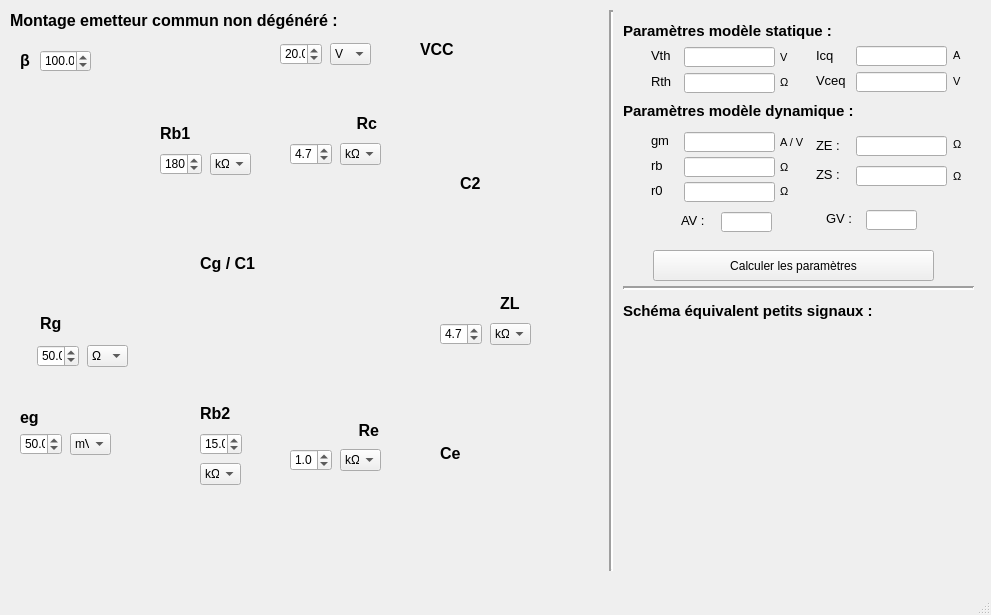
<?xml version="1.0" encoding="UTF-8"?>
<ui version="4.0">
 <class>MainWindow</class>
 <widget class="QMainWindow" name="MainWindow">
  <property name="geometry">
   <rect>
    <x>0</x>
    <y>0</y>
    <width>991</width>
    <height>615</height>
   </rect>
  </property>
  <property name="windowTitle">
   <string>Calculus transistor - emetteur commun non dégénéré</string>
  </property>
  <widget class="QWidget" name="centralwidget">
   <widget class="QDoubleSpinBox" name="Rb1_V">
    <property name="geometry">
     <rect>
      <x>160</x>
      <y>153</y>
      <width>42</width>
      <height>22</height>
     </rect>
    </property>
    <property name="decimals">
     <number>1</number>
    </property>
    <property name="minimum">
     <double>0.100000000000000</double>
    </property>
    <property name="maximum">
     <double>1000.000000000000000</double>
    </property>
    <property name="singleStep">
     <double>0.100000000000000</double>
    </property>
    <property name="value">
     <double>180.000000000000000</double>
    </property>
   </widget>
   <widget class="QComboBox" name="Rb1_E">
    <property name="geometry">
     <rect>
      <x>210</x>
      <y>153</y>
      <width>41</width>
      <height>22</height>
     </rect>
    </property>
    <property name="currentIndex">
     <number>3</number>
    </property>
    <item>
     <property name="text">
      <string>µΩ</string>
     </property>
    </item>
    <item>
     <property name="text">
      <string>mΩ</string>
     </property>
    </item>
    <item>
     <property name="text">
      <string>Ω</string>
     </property>
    </item>
    <item>
     <property name="text">
      <string>kΩ</string>
     </property>
    </item>
    <item>
     <property name="text">
      <string>MΩ</string>
     </property>
    </item>
    <item>
     <property name="text">
      <string>GΩ</string>
     </property>
    </item>
   </widget>
   <widget class="QDoubleSpinBox" name="Rb2_V">
    <property name="geometry">
     <rect>
      <x>200</x>
      <y>433</y>
      <width>42</width>
      <height>22</height>
     </rect>
    </property>
    <property name="decimals">
     <number>1</number>
    </property>
    <property name="minimum">
     <double>0.100000000000000</double>
    </property>
    <property name="maximum">
     <double>1000.000000000000000</double>
    </property>
    <property name="singleStep">
     <double>0.100000000000000</double>
    </property>
    <property name="value">
     <double>15.000000000000000</double>
    </property>
   </widget>
   <widget class="QComboBox" name="Rb2_E">
    <property name="geometry">
     <rect>
      <x>200</x>
      <y>463</y>
      <width>41</width>
      <height>22</height>
     </rect>
    </property>
    <property name="currentIndex">
     <number>3</number>
    </property>
    <item>
     <property name="text">
      <string>µΩ</string>
     </property>
    </item>
    <item>
     <property name="text">
      <string>mΩ</string>
     </property>
    </item>
    <item>
     <property name="text">
      <string>Ω</string>
     </property>
    </item>
    <item>
     <property name="text">
      <string>kΩ</string>
     </property>
    </item>
    <item>
     <property name="text">
      <string>MΩ</string>
     </property>
    </item>
    <item>
     <property name="text">
      <string>GΩ</string>
     </property>
    </item>
   </widget>
   <widget class="QDoubleSpinBox" name="Re_V">
    <property name="geometry">
     <rect>
      <x>290</x>
      <y>449</y>
      <width>42</width>
      <height>22</height>
     </rect>
    </property>
    <property name="decimals">
     <number>1</number>
    </property>
    <property name="minimum">
     <double>0.100000000000000</double>
    </property>
    <property name="maximum">
     <double>1000.000000000000000</double>
    </property>
    <property name="singleStep">
     <double>0.100000000000000</double>
    </property>
    <property name="value">
     <double>1.000000000000000</double>
    </property>
   </widget>
   <widget class="QComboBox" name="Re_E">
    <property name="geometry">
     <rect>
      <x>340</x>
      <y>449</y>
      <width>41</width>
      <height>22</height>
     </rect>
    </property>
    <property name="currentIndex">
     <number>3</number>
    </property>
    <item>
     <property name="text">
      <string>µΩ</string>
     </property>
    </item>
    <item>
     <property name="text">
      <string>mΩ</string>
     </property>
    </item>
    <item>
     <property name="text">
      <string>Ω</string>
     </property>
    </item>
    <item>
     <property name="text">
      <string>kΩ</string>
     </property>
    </item>
    <item>
     <property name="text">
      <string>MΩ</string>
     </property>
    </item>
    <item>
     <property name="text">
      <string>GΩ</string>
     </property>
    </item>
   </widget>
   <widget class="QDoubleSpinBox" name="Rc_V">
    <property name="geometry">
     <rect>
      <x>290</x>
      <y>143</y>
      <width>42</width>
      <height>22</height>
     </rect>
    </property>
    <property name="decimals">
     <number>1</number>
    </property>
    <property name="minimum">
     <double>0.100000000000000</double>
    </property>
    <property name="maximum">
     <double>1000.000000000000000</double>
    </property>
    <property name="singleStep">
     <double>0.100000000000000</double>
    </property>
    <property name="value">
     <double>4.700000000000000</double>
    </property>
   </widget>
   <widget class="QComboBox" name="Rc_E">
    <property name="geometry">
     <rect>
      <x>340</x>
      <y>143</y>
      <width>41</width>
      <height>22</height>
     </rect>
    </property>
    <property name="currentIndex">
     <number>3</number>
    </property>
    <item>
     <property name="text">
      <string>µΩ</string>
     </property>
    </item>
    <item>
     <property name="text">
      <string>mΩ</string>
     </property>
    </item>
    <item>
     <property name="text">
      <string>Ω</string>
     </property>
    </item>
    <item>
     <property name="text">
      <string>kΩ</string>
     </property>
    </item>
    <item>
     <property name="text">
      <string>MΩ</string>
     </property>
    </item>
    <item>
     <property name="text">
      <string>GΩ</string>
     </property>
    </item>
   </widget>
   <widget class="QDoubleSpinBox" name="ZL_V">
    <property name="geometry">
     <rect>
      <x>440</x>
      <y>323</y>
      <width>42</width>
      <height>22</height>
     </rect>
    </property>
    <property name="decimals">
     <number>1</number>
    </property>
    <property name="minimum">
     <double>0.100000000000000</double>
    </property>
    <property name="maximum">
     <double>1000.000000000000000</double>
    </property>
    <property name="singleStep">
     <double>0.100000000000000</double>
    </property>
    <property name="value">
     <double>4.700000000000000</double>
    </property>
   </widget>
   <widget class="QComboBox" name="ZL_E">
    <property name="geometry">
     <rect>
      <x>490</x>
      <y>323</y>
      <width>41</width>
      <height>22</height>
     </rect>
    </property>
    <property name="currentIndex">
     <number>3</number>
    </property>
    <item>
     <property name="text">
      <string>µΩ</string>
     </property>
    </item>
    <item>
     <property name="text">
      <string>mΩ</string>
     </property>
    </item>
    <item>
     <property name="text">
      <string>Ω</string>
     </property>
    </item>
    <item>
     <property name="text">
      <string>kΩ</string>
     </property>
    </item>
    <item>
     <property name="text">
      <string>MΩ</string>
     </property>
    </item>
    <item>
     <property name="text">
      <string>GΩ</string>
     </property>
    </item>
   </widget>
   <widget class="QDoubleSpinBox" name="Rg_V">
    <property name="geometry">
     <rect>
      <x>37</x>
      <y>345</y>
      <width>42</width>
      <height>22</height>
     </rect>
    </property>
    <property name="decimals">
     <number>1</number>
    </property>
    <property name="minimum">
     <double>0.100000000000000</double>
    </property>
    <property name="maximum">
     <double>1000.000000000000000</double>
    </property>
    <property name="singleStep">
     <double>0.100000000000000</double>
    </property>
    <property name="value">
     <double>50.000000000000000</double>
    </property>
   </widget>
   <widget class="QComboBox" name="Rg_E">
    <property name="geometry">
     <rect>
      <x>87</x>
      <y>345</y>
      <width>41</width>
      <height>22</height>
     </rect>
    </property>
    <property name="currentIndex">
     <number>2</number>
    </property>
    <item>
     <property name="text">
      <string>µΩ</string>
     </property>
    </item>
    <item>
     <property name="text">
      <string>mΩ</string>
     </property>
    </item>
    <item>
     <property name="text">
      <string>Ω</string>
     </property>
    </item>
    <item>
     <property name="text">
      <string>kΩ</string>
     </property>
    </item>
    <item>
     <property name="text">
      <string>MΩ</string>
     </property>
    </item>
    <item>
     <property name="text">
      <string>GΩ</string>
     </property>
    </item>
   </widget>
   <widget class="QComboBox" name="eg_E">
    <property name="geometry">
     <rect>
      <x>70</x>
      <y>433</y>
      <width>41</width>
      <height>22</height>
     </rect>
    </property>
    <property name="editable">
     <bool>false</bool>
    </property>
    <property name="currentIndex">
     <number>0</number>
    </property>
    <item>
     <property name="text">
      <string>mV</string>
     </property>
    </item>
    <item>
     <property name="text">
      <string>V</string>
     </property>
    </item>
   </widget>
   <widget class="QDoubleSpinBox" name="eg_V">
    <property name="geometry">
     <rect>
      <x>20</x>
      <y>433</y>
      <width>42</width>
      <height>22</height>
     </rect>
    </property>
    <property name="decimals">
     <number>1</number>
    </property>
    <property name="minimum">
     <double>0.100000000000000</double>
    </property>
    <property name="maximum">
     <double>1000.000000000000000</double>
    </property>
    <property name="singleStep">
     <double>0.100000000000000</double>
    </property>
    <property name="value">
     <double>50.000000000000000</double>
    </property>
   </widget>
   <widget class="QComboBox" name="Vcc_E">
    <property name="geometry">
     <rect>
      <x>330</x>
      <y>43</y>
      <width>41</width>
      <height>22</height>
     </rect>
    </property>
    <property name="currentIndex">
     <number>1</number>
    </property>
    <item>
     <property name="text">
      <string>mV</string>
     </property>
    </item>
    <item>
     <property name="text">
      <string>V</string>
     </property>
    </item>
   </widget>
   <widget class="QDoubleSpinBox" name="Vcc_V">
    <property name="geometry">
     <rect>
      <x>280</x>
      <y>43</y>
      <width>42</width>
      <height>22</height>
     </rect>
    </property>
    <property name="decimals">
     <number>1</number>
    </property>
    <property name="minimum">
     <double>0.100000000000000</double>
    </property>
    <property name="maximum">
     <double>1000.000000000000000</double>
    </property>
    <property name="singleStep">
     <double>0.100000000000000</double>
    </property>
    <property name="value">
     <double>20.000000000000000</double>
    </property>
   </widget>
   <widget class="QLabel" name="label">
    <property name="geometry">
     <rect>
      <x>110</x>
      <y>23</y>
      <width>451</width>
      <height>581</height>
     </rect>
    </property>
    <property name="text">
     <string/>
    </property>
    <property name="pixmap">
     <pixmap>../images/EC_amplifier.gif</pixmap>
    </property>
   </widget>
   <widget class="QLabel" name="label_2">
    <property name="geometry">
     <rect>
      <x>420</x>
      <y>43</y>
      <width>47</width>
      <height>13</height>
     </rect>
    </property>
    <property name="font">
     <font>
      <family>Arial</family>
      <pointsize>12</pointsize>
      <weight>75</weight>
      <bold>true</bold>
     </font>
    </property>
    <property name="text">
     <string>VCC</string>
    </property>
   </widget>
   <widget class="QLabel" name="label_3">
    <property name="geometry">
     <rect>
      <x>20</x>
      <y>407</y>
      <width>47</width>
      <height>20</height>
     </rect>
    </property>
    <property name="font">
     <font>
      <family>Arial</family>
      <pointsize>12</pointsize>
      <weight>75</weight>
      <bold>true</bold>
     </font>
    </property>
    <property name="text">
     <string>eg</string>
    </property>
   </widget>
   <widget class="QLabel" name="label_4">
    <property name="geometry">
     <rect>
      <x>200</x>
      <y>253</y>
      <width>61</width>
      <height>21</height>
     </rect>
    </property>
    <property name="font">
     <font>
      <family>Arial</family>
      <pointsize>12</pointsize>
      <weight>75</weight>
      <bold>true</bold>
     </font>
    </property>
    <property name="text">
     <string>Cg / C1</string>
    </property>
   </widget>
   <widget class="QLabel" name="label_5">
    <property name="geometry">
     <rect>
      <x>160</x>
      <y>123</y>
      <width>47</width>
      <height>21</height>
     </rect>
    </property>
    <property name="font">
     <font>
      <family>Arial</family>
      <pointsize>12</pointsize>
      <weight>75</weight>
      <bold>true</bold>
     </font>
    </property>
    <property name="text">
     <string>Rb1</string>
    </property>
   </widget>
   <widget class="QLabel" name="label_6">
    <property name="geometry">
     <rect>
      <x>200</x>
      <y>403</y>
      <width>47</width>
      <height>21</height>
     </rect>
    </property>
    <property name="font">
     <font>
      <family>Arial</family>
      <pointsize>12</pointsize>
      <weight>75</weight>
      <bold>true</bold>
     </font>
    </property>
    <property name="text">
     <string>Rb2</string>
    </property>
   </widget>
   <widget class="QLabel" name="label_7">
    <property name="geometry">
     <rect>
      <x>332</x>
      <y>420</y>
      <width>47</width>
      <height>21</height>
     </rect>
    </property>
    <property name="font">
     <font>
      <family>Arial</family>
      <pointsize>12</pointsize>
      <weight>75</weight>
      <bold>true</bold>
     </font>
    </property>
    <property name="text">
     <string>Re</string>
    </property>
    <property name="alignment">
     <set>Qt::AlignRight|Qt::AlignTrailing|Qt::AlignVCenter</set>
    </property>
   </widget>
   <widget class="QLabel" name="label_8">
    <property name="geometry">
     <rect>
      <x>330</x>
      <y>113</y>
      <width>47</width>
      <height>21</height>
     </rect>
    </property>
    <property name="font">
     <font>
      <family>Arial</family>
      <pointsize>12</pointsize>
      <weight>75</weight>
      <bold>true</bold>
     </font>
    </property>
    <property name="text">
     <string>Rc</string>
    </property>
    <property name="alignment">
     <set>Qt::AlignRight|Qt::AlignTrailing|Qt::AlignVCenter</set>
    </property>
   </widget>
   <widget class="QLabel" name="label_9">
    <property name="geometry">
     <rect>
      <x>40</x>
      <y>313</y>
      <width>47</width>
      <height>21</height>
     </rect>
    </property>
    <property name="font">
     <font>
      <family>Arial</family>
      <pointsize>12</pointsize>
      <weight>75</weight>
      <bold>true</bold>
     </font>
    </property>
    <property name="text">
     <string>Rg</string>
    </property>
   </widget>
   <widget class="QLabel" name="label_10">
    <property name="geometry">
     <rect>
      <x>440</x>
      <y>443</y>
      <width>21</width>
      <height>21</height>
     </rect>
    </property>
    <property name="font">
     <font>
      <family>Arial</family>
      <pointsize>12</pointsize>
      <weight>75</weight>
      <bold>true</bold>
     </font>
    </property>
    <property name="text">
     <string>Ce</string>
    </property>
   </widget>
   <widget class="QLabel" name="label_11">
    <property name="geometry">
     <rect>
      <x>460</x>
      <y>173</y>
      <width>47</width>
      <height>21</height>
     </rect>
    </property>
    <property name="font">
     <font>
      <family>Arial</family>
      <pointsize>12</pointsize>
      <weight>75</weight>
      <bold>true</bold>
     </font>
    </property>
    <property name="text">
     <string>C2</string>
    </property>
   </widget>
   <widget class="QLabel" name="label_12">
    <property name="geometry">
     <rect>
      <x>500</x>
      <y>293</y>
      <width>21</width>
      <height>21</height>
     </rect>
    </property>
    <property name="font">
     <font>
      <family>Arial</family>
      <pointsize>12</pointsize>
      <weight>75</weight>
      <bold>true</bold>
     </font>
    </property>
    <property name="text">
     <string>ZL</string>
    </property>
   </widget>
   <widget class="Line" name="line">
    <property name="geometry">
     <rect>
      <x>603</x>
      <y>10</y>
      <width>16</width>
      <height>561</height>
     </rect>
    </property>
    <property name="lineWidth">
     <number>2</number>
    </property>
    <property name="orientation">
     <enum>Qt::Vertical</enum>
    </property>
   </widget>
   <widget class="QLabel" name="label_13">
    <property name="geometry">
     <rect>
      <x>10</x>
      <y>10</y>
      <width>341</width>
      <height>21</height>
     </rect>
    </property>
    <property name="font">
     <font>
      <family>Arial</family>
      <pointsize>12</pointsize>
      <weight>75</weight>
      <bold>true</bold>
     </font>
    </property>
    <property name="text">
     <string>Montage emetteur commun non dégénéré :</string>
    </property>
   </widget>
   <widget class="QLabel" name="label_14">
    <property name="geometry">
     <rect>
      <x>623</x>
      <y>20</y>
      <width>231</width>
      <height>21</height>
     </rect>
    </property>
    <property name="font">
     <font>
      <family>Arial</family>
      <pointsize>11</pointsize>
      <weight>75</weight>
      <bold>true</bold>
     </font>
    </property>
    <property name="text">
     <string>Paramètres modèle statique :</string>
    </property>
   </widget>
   <widget class="QLabel" name="label_15">
    <property name="geometry">
     <rect>
      <x>623</x>
      <y>100</y>
      <width>251</width>
      <height>21</height>
     </rect>
    </property>
    <property name="font">
     <font>
      <family>Arial</family>
      <pointsize>11</pointsize>
      <weight>75</weight>
      <bold>true</bold>
     </font>
    </property>
    <property name="text">
     <string>Paramètres modèle dynamique :</string>
    </property>
   </widget>
   <widget class="Line" name="line_2">
    <property name="geometry">
     <rect>
      <x>623</x>
      <y>280</y>
      <width>351</width>
      <height>16</height>
     </rect>
    </property>
    <property name="lineWidth">
     <number>2</number>
    </property>
    <property name="orientation">
     <enum>Qt::Horizontal</enum>
    </property>
   </widget>
   <widget class="QLabel" name="label_16">
    <property name="geometry">
     <rect>
      <x>651</x>
      <y>45</y>
      <width>21</width>
      <height>21</height>
     </rect>
    </property>
    <property name="font">
     <font>
      <family>Arial</family>
      <pointsize>10</pointsize>
      <weight>50</weight>
      <bold>false</bold>
     </font>
    </property>
    <property name="text">
     <string>Vth :</string>
    </property>
   </widget>
   <widget class="QLabel" name="label_17">
    <property name="geometry">
     <rect>
      <x>651</x>
      <y>71</y>
      <width>21</width>
      <height>21</height>
     </rect>
    </property>
    <property name="font">
     <font>
      <family>Arial</family>
      <pointsize>10</pointsize>
      <weight>50</weight>
      <bold>false</bold>
     </font>
    </property>
    <property name="text">
     <string>Rth :</string>
    </property>
   </widget>
   <widget class="QLabel" name="label_18">
    <property name="geometry">
     <rect>
      <x>816</x>
      <y>45</y>
      <width>21</width>
      <height>21</height>
     </rect>
    </property>
    <property name="font">
     <font>
      <family>Arial</family>
      <pointsize>10</pointsize>
      <weight>50</weight>
      <bold>false</bold>
     </font>
    </property>
    <property name="text">
     <string>Icq :</string>
    </property>
   </widget>
   <widget class="QLabel" name="label_19">
    <property name="geometry">
     <rect>
      <x>816</x>
      <y>70</y>
      <width>31</width>
      <height>21</height>
     </rect>
    </property>
    <property name="font">
     <font>
      <family>Arial</family>
      <pointsize>10</pointsize>
      <weight>50</weight>
      <bold>false</bold>
     </font>
    </property>
    <property name="text">
     <string>Vceq :</string>
    </property>
   </widget>
   <widget class="QLineEdit" name="L_vth">
    <property name="enabled">
     <bool>true</bool>
    </property>
    <property name="geometry">
     <rect>
      <x>684</x>
      <y>47</y>
      <width>91</width>
      <height>20</height>
     </rect>
    </property>
   </widget>
   <widget class="QLineEdit" name="L_rth">
    <property name="enabled">
     <bool>true</bool>
    </property>
    <property name="geometry">
     <rect>
      <x>684</x>
      <y>73</y>
      <width>91</width>
      <height>20</height>
     </rect>
    </property>
   </widget>
   <widget class="QLineEdit" name="L_vceq">
    <property name="enabled">
     <bool>true</bool>
    </property>
    <property name="geometry">
     <rect>
      <x>856</x>
      <y>72</y>
      <width>91</width>
      <height>20</height>
     </rect>
    </property>
   </widget>
   <widget class="QLineEdit" name="L_icq">
    <property name="enabled">
     <bool>true</bool>
    </property>
    <property name="geometry">
     <rect>
      <x>856</x>
      <y>46</y>
      <width>91</width>
      <height>20</height>
     </rect>
    </property>
   </widget>
   <widget class="QLabel" name="label_20">
    <property name="geometry">
     <rect>
      <x>651</x>
      <y>130</y>
      <width>21</width>
      <height>21</height>
     </rect>
    </property>
    <property name="font">
     <font>
      <family>Arial</family>
      <pointsize>10</pointsize>
      <weight>50</weight>
      <bold>false</bold>
     </font>
    </property>
    <property name="text">
     <string>gm</string>
    </property>
   </widget>
   <widget class="QLabel" name="label_21">
    <property name="geometry">
     <rect>
      <x>651</x>
      <y>155</y>
      <width>21</width>
      <height>21</height>
     </rect>
    </property>
    <property name="font">
     <font>
      <family>Arial</family>
      <pointsize>10</pointsize>
      <weight>50</weight>
      <bold>false</bold>
     </font>
    </property>
    <property name="text">
     <string>rb</string>
    </property>
   </widget>
   <widget class="QLineEdit" name="L_ze">
    <property name="enabled">
     <bool>true</bool>
    </property>
    <property name="geometry">
     <rect>
      <x>856</x>
      <y>136</y>
      <width>91</width>
      <height>20</height>
     </rect>
    </property>
   </widget>
   <widget class="QLabel" name="label_22">
    <property name="geometry">
     <rect>
      <x>816</x>
      <y>135</y>
      <width>31</width>
      <height>21</height>
     </rect>
    </property>
    <property name="font">
     <font>
      <family>Arial</family>
      <pointsize>10</pointsize>
      <weight>50</weight>
      <bold>false</bold>
     </font>
    </property>
    <property name="text">
     <string>ZE :</string>
    </property>
   </widget>
   <widget class="QLineEdit" name="L_rb">
    <property name="enabled">
     <bool>true</bool>
    </property>
    <property name="geometry">
     <rect>
      <x>684</x>
      <y>157</y>
      <width>91</width>
      <height>20</height>
     </rect>
    </property>
   </widget>
   <widget class="QLineEdit" name="L_gm">
    <property name="enabled">
     <bool>true</bool>
    </property>
    <property name="geometry">
     <rect>
      <x>684</x>
      <y>132</y>
      <width>91</width>
      <height>20</height>
     </rect>
    </property>
   </widget>
   <widget class="QLineEdit" name="L_zs">
    <property name="enabled">
     <bool>true</bool>
    </property>
    <property name="geometry">
     <rect>
      <x>856</x>
      <y>166</y>
      <width>91</width>
      <height>20</height>
     </rect>
    </property>
   </widget>
   <widget class="QLabel" name="label_23">
    <property name="geometry">
     <rect>
      <x>816</x>
      <y>164</y>
      <width>31</width>
      <height>21</height>
     </rect>
    </property>
    <property name="font">
     <font>
      <family>Arial</family>
      <pointsize>10</pointsize>
      <weight>50</weight>
      <bold>false</bold>
     </font>
    </property>
    <property name="text">
     <string>ZS :</string>
    </property>
   </widget>
   <widget class="QLineEdit" name="L_r0">
    <property name="enabled">
     <bool>true</bool>
    </property>
    <property name="geometry">
     <rect>
      <x>684</x>
      <y>182</y>
      <width>91</width>
      <height>20</height>
     </rect>
    </property>
   </widget>
   <widget class="QLabel" name="label_24">
    <property name="geometry">
     <rect>
      <x>651</x>
      <y>180</y>
      <width>21</width>
      <height>21</height>
     </rect>
    </property>
    <property name="font">
     <font>
      <family>Arial</family>
      <pointsize>10</pointsize>
      <weight>50</weight>
      <bold>false</bold>
     </font>
    </property>
    <property name="text">
     <string>r0</string>
    </property>
   </widget>
   <widget class="QLineEdit" name="L_av">
    <property name="enabled">
     <bool>true</bool>
    </property>
    <property name="geometry">
     <rect>
      <x>721</x>
      <y>212</y>
      <width>51</width>
      <height>20</height>
     </rect>
    </property>
   </widget>
   <widget class="QLabel" name="label_25">
    <property name="geometry">
     <rect>
      <x>681</x>
      <y>210</y>
      <width>31</width>
      <height>21</height>
     </rect>
    </property>
    <property name="font">
     <font>
      <family>Arial</family>
      <pointsize>10</pointsize>
      <weight>50</weight>
      <bold>false</bold>
     </font>
    </property>
    <property name="text">
     <string>AV :</string>
    </property>
   </widget>
   <widget class="QLabel" name="label_26">
    <property name="geometry">
     <rect>
      <x>826</x>
      <y>208</y>
      <width>31</width>
      <height>21</height>
     </rect>
    </property>
    <property name="font">
     <font>
      <family>Arial</family>
      <pointsize>10</pointsize>
      <weight>50</weight>
      <bold>false</bold>
     </font>
    </property>
    <property name="text">
     <string>GV :</string>
    </property>
   </widget>
   <widget class="QLineEdit" name="L_gv">
    <property name="enabled">
     <bool>true</bool>
    </property>
    <property name="geometry">
     <rect>
      <x>866</x>
      <y>210</y>
      <width>51</width>
      <height>20</height>
     </rect>
    </property>
   </widget>
   <widget class="QLabel" name="label_27">
    <property name="geometry">
     <rect>
      <x>623</x>
      <y>300</y>
      <width>251</width>
      <height>21</height>
     </rect>
    </property>
    <property name="font">
     <font>
      <family>Arial</family>
      <pointsize>11</pointsize>
      <weight>75</weight>
      <bold>true</bold>
     </font>
    </property>
    <property name="text">
     <string>Schéma équivalent petits signaux :</string>
    </property>
   </widget>
   <widget class="QPushButton" name="BP_start_calculus">
    <property name="geometry">
     <rect>
      <x>653</x>
      <y>250</y>
      <width>281</width>
      <height>31</height>
     </rect>
    </property>
    <property name="text">
     <string>Calculer les paramètres</string>
    </property>
   </widget>
   <widget class="QLabel" name="label_28">
    <property name="geometry">
     <rect>
      <x>20</x>
      <y>50</y>
      <width>16</width>
      <height>21</height>
     </rect>
    </property>
    <property name="font">
     <font>
      <family>Arial</family>
      <pointsize>12</pointsize>
      <weight>75</weight>
      <bold>true</bold>
     </font>
    </property>
    <property name="text">
     <string>β</string>
    </property>
   </widget>
   <widget class="QDoubleSpinBox" name="beta_V">
    <property name="geometry">
     <rect>
      <x>40</x>
      <y>50</y>
      <width>51</width>
      <height>22</height>
     </rect>
    </property>
    <property name="decimals">
     <number>1</number>
    </property>
    <property name="minimum">
     <double>0.100000000000000</double>
    </property>
    <property name="maximum">
     <double>1000.000000000000000</double>
    </property>
    <property name="singleStep">
     <double>0.100000000000000</double>
    </property>
    <property name="value">
     <double>100.000000000000000</double>
    </property>
   </widget>
   <widget class="QLabel" name="label_30">
    <property name="geometry">
     <rect>
      <x>780</x>
      <y>72</y>
      <width>16</width>
      <height>21</height>
     </rect>
    </property>
    <property name="font">
     <font>
      <family>Arial</family>
      <pointsize>8</pointsize>
      <weight>50</weight>
      <bold>false</bold>
     </font>
    </property>
    <property name="text">
     <string>Ω</string>
    </property>
   </widget>
   <widget class="QLabel" name="label_29">
    <property name="geometry">
     <rect>
      <x>953</x>
      <y>134</y>
      <width>16</width>
      <height>21</height>
     </rect>
    </property>
    <property name="font">
     <font>
      <family>Arial</family>
      <pointsize>8</pointsize>
      <weight>50</weight>
      <bold>false</bold>
     </font>
    </property>
    <property name="text">
     <string>Ω</string>
    </property>
   </widget>
   <widget class="QLabel" name="label_31">
    <property name="geometry">
     <rect>
      <x>953</x>
      <y>166</y>
      <width>16</width>
      <height>21</height>
     </rect>
    </property>
    <property name="font">
     <font>
      <family>Arial</family>
      <pointsize>8</pointsize>
      <weight>50</weight>
      <bold>false</bold>
     </font>
    </property>
    <property name="text">
     <string>Ω</string>
    </property>
   </widget>
   <widget class="QLabel" name="label_32">
    <property name="geometry">
     <rect>
      <x>780</x>
      <y>157</y>
      <width>16</width>
      <height>21</height>
     </rect>
    </property>
    <property name="font">
     <font>
      <family>Arial</family>
      <pointsize>8</pointsize>
      <weight>50</weight>
      <bold>false</bold>
     </font>
    </property>
    <property name="text">
     <string>Ω</string>
    </property>
   </widget>
   <widget class="QLabel" name="label_33">
    <property name="geometry">
     <rect>
      <x>780</x>
      <y>181</y>
      <width>16</width>
      <height>21</height>
     </rect>
    </property>
    <property name="font">
     <font>
      <family>Arial</family>
      <pointsize>8</pointsize>
      <weight>50</weight>
      <bold>false</bold>
     </font>
    </property>
    <property name="text">
     <string>Ω</string>
    </property>
   </widget>
   <widget class="QLabel" name="label_34">
    <property name="geometry">
     <rect>
      <x>780</x>
      <y>132</y>
      <width>31</width>
      <height>21</height>
     </rect>
    </property>
    <property name="font">
     <font>
      <family>Arial</family>
      <pointsize>8</pointsize>
      <weight>50</weight>
      <bold>false</bold>
     </font>
    </property>
    <property name="text">
     <string>A / V</string>
    </property>
   </widget>
   <widget class="QLabel" name="label_35">
    <property name="geometry">
     <rect>
      <x>953</x>
      <y>71</y>
      <width>16</width>
      <height>21</height>
     </rect>
    </property>
    <property name="font">
     <font>
      <family>Arial</family>
      <pointsize>8</pointsize>
      <weight>50</weight>
      <bold>false</bold>
     </font>
    </property>
    <property name="text">
     <string>V</string>
    </property>
   </widget>
   <widget class="QLabel" name="label_36">
    <property name="geometry">
     <rect>
      <x>953</x>
      <y>45</y>
      <width>16</width>
      <height>21</height>
     </rect>
    </property>
    <property name="font">
     <font>
      <family>Arial</family>
      <pointsize>8</pointsize>
      <weight>50</weight>
      <bold>false</bold>
     </font>
    </property>
    <property name="text">
     <string>A</string>
    </property>
   </widget>
   <widget class="QLabel" name="label_37">
    <property name="geometry">
     <rect>
      <x>780</x>
      <y>47</y>
      <width>16</width>
      <height>21</height>
     </rect>
    </property>
    <property name="font">
     <font>
      <family>Arial</family>
      <pointsize>8</pointsize>
      <weight>50</weight>
      <bold>false</bold>
     </font>
    </property>
    <property name="text">
     <string>V</string>
    </property>
   </widget>
   <widget class="QWidget" name="DDC_container" native="true">
    <property name="geometry">
     <rect>
      <x>620</x>
      <y>330</y>
      <width>361</width>
      <height>251</height>
     </rect>
    </property>
    <property name="minimumSize">
     <size>
      <width>361</width>
      <height>251</height>
     </size>
    </property>
    <layout class="QVBoxLayout" name="DDC_layout">
     <property name="spacing">
      <number>0</number>
     </property>
     <property name="sizeConstraint">
      <enum>QLayout::SetMinimumSize</enum>
     </property>
     <property name="leftMargin">
      <number>0</number>
     </property>
     <property name="topMargin">
      <number>0</number>
     </property>
     <property name="rightMargin">
      <number>0</number>
     </property>
     <property name="bottomMargin">
      <number>0</number>
     </property>
    </layout>
   </widget>
   <zorder>label</zorder>
   <zorder>Rb1_V</zorder>
   <zorder>Rb1_E</zorder>
   <zorder>Rb2_V</zorder>
   <zorder>Rb2_E</zorder>
   <zorder>Re_V</zorder>
   <zorder>Re_E</zorder>
   <zorder>Rc_V</zorder>
   <zorder>Rc_E</zorder>
   <zorder>ZL_V</zorder>
   <zorder>ZL_E</zorder>
   <zorder>Rg_V</zorder>
   <zorder>Rg_E</zorder>
   <zorder>eg_E</zorder>
   <zorder>eg_V</zorder>
   <zorder>Vcc_E</zorder>
   <zorder>Vcc_V</zorder>
   <zorder>label_2</zorder>
   <zorder>label_3</zorder>
   <zorder>label_4</zorder>
   <zorder>label_5</zorder>
   <zorder>label_6</zorder>
   <zorder>label_7</zorder>
   <zorder>label_8</zorder>
   <zorder>label_9</zorder>
   <zorder>label_10</zorder>
   <zorder>label_11</zorder>
   <zorder>label_12</zorder>
   <zorder>line</zorder>
   <zorder>label_13</zorder>
   <zorder>label_14</zorder>
   <zorder>label_15</zorder>
   <zorder>line_2</zorder>
   <zorder>label_16</zorder>
   <zorder>label_17</zorder>
   <zorder>label_18</zorder>
   <zorder>label_19</zorder>
   <zorder>L_vth</zorder>
   <zorder>L_rth</zorder>
   <zorder>L_vceq</zorder>
   <zorder>L_icq</zorder>
   <zorder>label_20</zorder>
   <zorder>label_21</zorder>
   <zorder>L_ze</zorder>
   <zorder>label_22</zorder>
   <zorder>L_rb</zorder>
   <zorder>L_gm</zorder>
   <zorder>L_zs</zorder>
   <zorder>label_23</zorder>
   <zorder>L_r0</zorder>
   <zorder>label_24</zorder>
   <zorder>L_av</zorder>
   <zorder>label_25</zorder>
   <zorder>label_26</zorder>
   <zorder>L_gv</zorder>
   <zorder>label_27</zorder>
   <zorder>BP_start_calculus</zorder>
   <zorder>label_28</zorder>
   <zorder>beta_V</zorder>
   <zorder>label_30</zorder>
   <zorder>label_29</zorder>
   <zorder>label_31</zorder>
   <zorder>label_32</zorder>
   <zorder>label_33</zorder>
   <zorder>label_34</zorder>
   <zorder>label_35</zorder>
   <zorder>label_36</zorder>
   <zorder>label_37</zorder>
   <zorder>DDC_container</zorder>
  </widget>
  <widget class="QMenuBar" name="menubar">
   <property name="geometry">
    <rect>
     <x>0</x>
     <y>0</y>
     <width>991</width>
     <height>21</height>
    </rect>
   </property>
  </widget>
  <widget class="QStatusBar" name="statusbar"/>
 </widget>
 <resources/>
 <connections/>
</ui>
